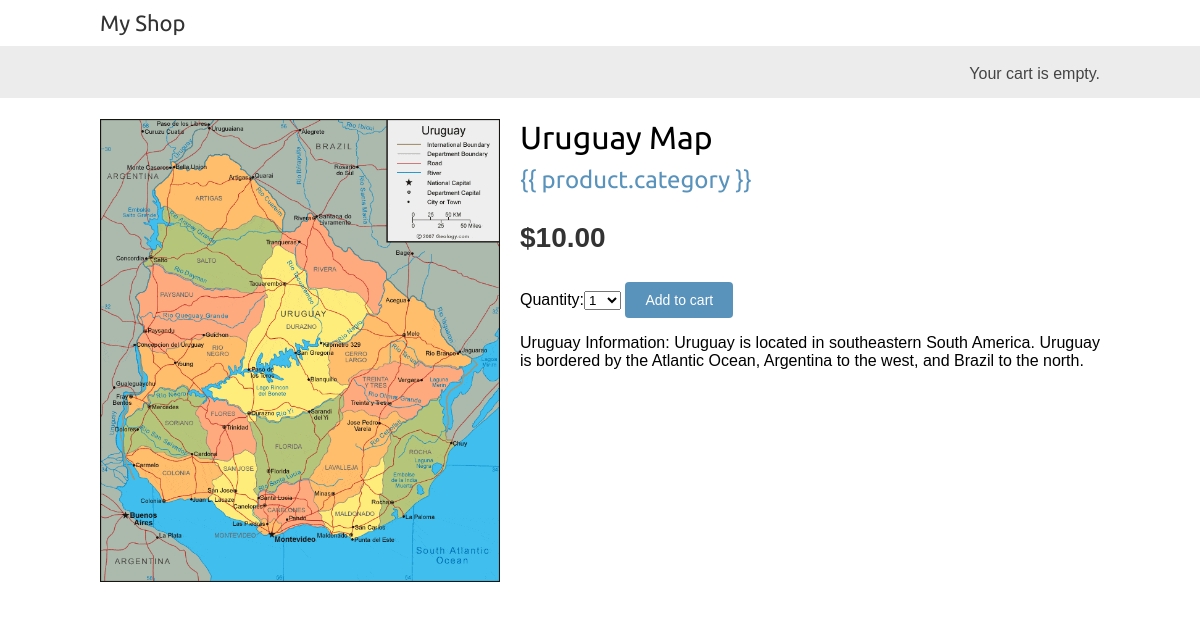
Screenshot of /4/uruguay-map/ with the database file from the repository.
### shop/models.py (models this page shows, shortened)
class Product(models.Model):
    category = models.ForeignKey(Category,
                                 related_name='products',
                                 on_delete=models.CASCADE)
    name = models.CharField(max_length=200, db_index=True)
    slug = models.SlugField(max_length=200, db_index=True)
    image = models.ImageField(upload_to='products/%Y/%m/%d', blank=True)
    description = models.TextField(blank=True)
    price = models.DecimalField(max_digits=10, decimal_places=2)
    available = models.BooleanField(default=True)
    created = models.DateTimeField(auto_now_add=True)
    updated = models.DateTimeField(auto_now=True)
    class Meta:
        ordering = ('name',)
        index_together = (('id', 'slug'),)

### shop/views.py (the view)
# urls.py: path('<int:id>/<slug:slug>/', views.product_detail,name='product_detail'),
def product_detail(request, id, slug):
    product = get_object_or_404(Product,
                                id=id,
                                slug=slug,
                                available=True)
    cart_product_form = CartAddProductForm()
    return render(request,
                  'shop/product/detail.html',
                  {'product': product,
                   'cart_product_form': cart_product_form})

### cart/forms.py
class CartAddProductForm(forms.Form):
    quantity = forms.TypedChoiceField(choices=PRODUCT_QUANTITY_CHOICES,
                                      coerce=int)
    update = forms.BooleanField(required=False,
                                initial=False,
                                widget=forms.HiddenInput)

### shop/models.py (called while the page is built)
    def get_absolute_url(self):
        return reverse('shop:product_list_by_category',
                       args=[self.slug])

### shop/templates/shop/product/detail.html (shortened to what this page needs)
{% extends "shop/base.html" %}
{% load static %}
{% block content %}
    <div class="product-detail">
        <img src="{% if product.image %}{{ product.image.url }}{% else %}
        {% static 'img/no_image.png' %}{% endif %}">
        <h1>{{ product.name }}</h1>
        <h2> <a href="{{ product.category.get_absolute_url }}">{{
        product.category }}</a></h2>
        <p class='price'>${{ product.price }}</p>
        <form action="{% url 'cart:cart_add' product.id %}" method="post">
            {{ cart_product_form }}
            <input type="submit" value="Add to cart">
        </form>
        {{ product.description|linebreaks }}
    </div>
{% endblock %}

### shop/static/css/base.css (style rules this page uses)
body { margin:0; padding:0; font-family:helvetica, sans-serif; }
h1, h2, h3, h4, h5 , h6 { font-family: 'Ubuntu', sans-serif; font-weight:normal; }
a { text-decoration:none; color:#5993bb; }
a.button, input[type="submit"] { color:#fff; background:#5993bb; border-radius:4px; padding:10px 20px; font-size:14px; border:0; }
.product-detail { text-align:justify; }
.product-detail .price { color:#333; font-size:28px; font-weight:bold; }
.product-detail img { width:40%; float:left; padding:0 20px 20px 0; }
.product-detail h1 { margin-bottom:0; }
.product-detail h2 { margin-top:10px; }

### rows the page displays
Product: image (picture), name "Uruguay Map", price "10.00", description "Uruguay Information: Uruguay is located in southeastern South America. Uruguay is bordered by the Atlantic Ocean, Argentina to the west, and Brazil to the north."
